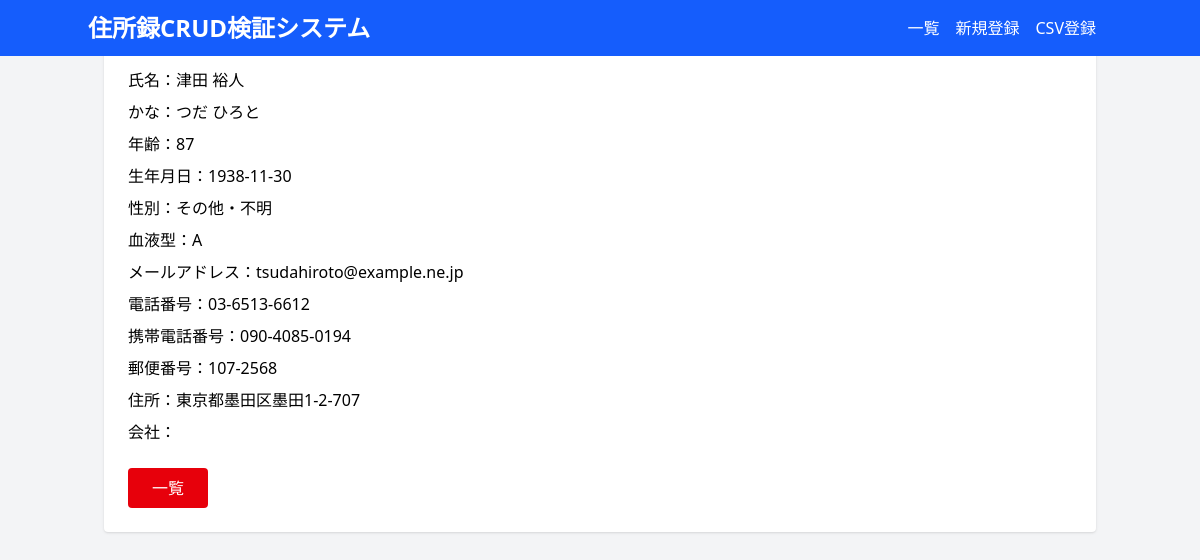
/detail/1, run on the app's committed database.
### tables this page shows
CREATE TABLE addresses(
id INTEGER PRIMARY KEY AUTOINCREMENT,
name TEXT NOT NULL,
kana TEXT NOT NULL,
age INTEGER,
birthday TEXT,
gender TEXT,
blood_type TEXT,
email TEXT,
tel TEXT,
mobile TEXT,
postal_code TEXT,
address TEXT,
company TEXT,
created_at TIMESTAMP DEFAULT CURRENT_TIMESTAMP,
updated_at TIMESTAMP DEFAULT CURRENT_TIMESTAMP
);

### app.py (the view)
@app.route("/detail/<int:id>")
def detail(id):
    conn = get_db()
    cur = conn.cursor()
    cur.execute("""
        SELECT *
        FROM addresses
        WHERE id = ?
    """, (id,))
    record = cur.fetchone()
    conn.close()
    return render_template(
        "detail.html",
        record=record
    )

### app.py (called while the page is built)
def get_db():
    conn = sqlite3.connect(DB_NAME)
    conn.row_factory = sqlite3.Row
    return conn

### templates/detail.html (shortened to what this page needs)
{% extends "base.html" %}
{% block content %}
<div class="bg-white p-6 rounded shadow">
    <h2 class="text-xl font-bold mb-4 text-red-600">削除確認</h2>
    <div class="space-y-2 mb-6">
        <p>氏名：{{ record.name }}</p>
        <p>かな：{{ record.kana }}</p>
        <p>年齢：{{ record.age }}</p>
        <p>生年月日：{{ record.birthday }}</p>
        <p>性別：{{ record.gender }}</p>
        <p>血液型：{{ record.blood_type }}</p>
        <p>メールアドレス：{{ record.email }}</p>
        <p>電話番号：{{ record.tel }}</p>
        <p>携帯電話番号：{{ record.mobile }}</p>
        <p>郵便番号：{{ record.postal_code }}</p>
        <p>住所：{{ record.address }}</p>
        <p>会社：{{ record.company }}</p>
    </div>
    <form method="GET">
        <button class="bg-red-600 text-white px-6 py-2 rounded">一覧</button>
    </form>
</div>
{% endblock %}

### templates/base.html (shortened to what this page needs)
<!DOCTYPE html>
<html lang="ja">
<head>
<script src="https://cdn.jsdelivr.net/npm/@tailwindcss/browser@4"></script>
</head>
<body class="bg-gray-100 min-h-screen">
<header class="bg-blue-600 text-white fixed w-full top-0 align-middle">
<div class="container flex mx-auto items-center">
    <h1 class="text-2xl font-bold">住所録CRUD検証システム</h1>
    <nav class="text-white ml-auto">
        <div class="container mx-auto p-4 flex gap-4">
            <a href="/" class="hover:text-gray-300">一覧</a>
            <a href="/register" class="hover:text-blue-300">新規登録</a>
            <a href="/register-csv" class="hover:text-blue-300">CSV登録</a>
        </div>
    </nav>
</div>
</header>
<main class="container mx-auto px-4">
{% block content %}
{% endblock %}
</main>
</body>
</html>

### data on the page
addresses: name "津田 裕人", kana "つだ ひろと", age "87", birthday "1938-11-30", gender "その他・不明", blood_type "A", email "tsudahiroto@example.ne.jp", tel "03-6513-6612", mobile "090-4085-0194", postal_code "107-2568", address "東京都墨田区墨田1-2-707"
